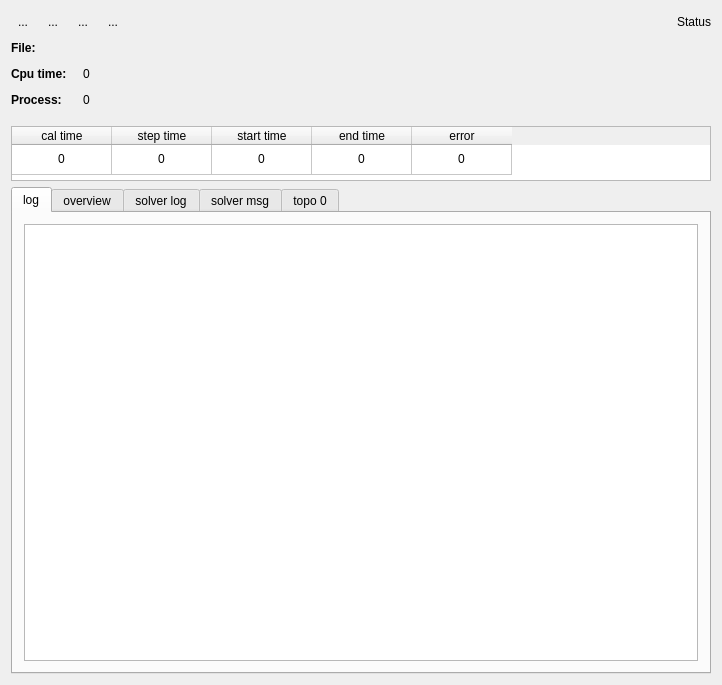
<?xml version="1.0" encoding="UTF-8"?>
<ui version="4.0">
 <class>SolverDialog</class>
 <widget class="QDialog" name="SolverDialog">
  <property name="geometry">
   <rect>
    <x>0</x>
    <y>0</y>
    <width>722</width>
    <height>685</height>
   </rect>
  </property>
  <property name="windowTitle">
   <string>INSIDES Solver</string>
  </property>
  <layout class="QVBoxLayout" name="verticalLayout_2">
   <item>
    <layout class="QHBoxLayout" name="horizontalLayout">
     <item>
      <widget class="QToolButton" name="btnOpen">
       <property name="text">
        <string>...</string>
       </property>
       <property name="icon">
        <iconset resource="solverapp.qrc">
         <normaloff>:/resources/b002.png</normaloff>:/resources/b002.png</iconset>
       </property>
       <property name="iconSize">
        <size>
         <width>32</width>
         <height>32</height>
        </size>
       </property>
       <property name="autoRaise">
        <bool>true</bool>
       </property>
      </widget>
     </item>
     <item>
      <widget class="QToolButton" name="btnStart">
       <property name="text">
        <string>...</string>
       </property>
       <property name="icon">
        <iconset resource="solverapp.qrc">
         <normaloff>:/resources/b003.png</normaloff>:/resources/b003.png</iconset>
       </property>
       <property name="iconSize">
        <size>
         <width>32</width>
         <height>32</height>
        </size>
       </property>
       <property name="autoRaise">
        <bool>true</bool>
       </property>
      </widget>
     </item>
     <item>
      <widget class="QToolButton" name="btnPause">
       <property name="text">
        <string>...</string>
       </property>
       <property name="icon">
        <iconset resource="solverapp.qrc">
         <normaloff>:/resources/b004.png</normaloff>:/resources/b004.png</iconset>
       </property>
       <property name="iconSize">
        <size>
         <width>32</width>
         <height>32</height>
        </size>
       </property>
       <property name="autoRaise">
        <bool>true</bool>
       </property>
      </widget>
     </item>
     <item>
      <widget class="QToolButton" name="btnStop">
       <property name="text">
        <string>...</string>
       </property>
       <property name="icon">
        <iconset resource="solverapp.qrc">
         <normaloff>:/resources/b006.png</normaloff>:/resources/b006.png</iconset>
       </property>
       <property name="iconSize">
        <size>
         <width>32</width>
         <height>32</height>
        </size>
       </property>
       <property name="autoRaise">
        <bool>true</bool>
       </property>
      </widget>
     </item>
     <item>
      <spacer name="horizontalSpacer_6">
       <property name="orientation">
        <enum>Qt::Horizontal</enum>
       </property>
       <property name="sizeHint" stdset="0">
        <size>
         <width>40</width>
         <height>20</height>
        </size>
       </property>
      </spacer>
     </item>
     <item>
      <widget class="QLabel" name="statusLabel">
       <property name="text">
        <string>Status</string>
       </property>
      </widget>
     </item>
    </layout>
   </item>
   <item>
    <layout class="QGridLayout" name="gridLayout">
     <item row="0" column="0">
      <widget class="QLabel" name="label_5">
       <property name="font">
        <font>
         <weight>75</weight>
         <bold>true</bold>
        </font>
       </property>
       <property name="text">
        <string>File:     </string>
       </property>
      </widget>
     </item>
     <item row="0" column="1">
      <widget class="QLabel" name="fileValue">
       <property name="text">
        <string/>
       </property>
      </widget>
     </item>
     <item row="0" column="2">
      <spacer name="horizontalSpacer_5">
       <property name="orientation">
        <enum>Qt::Horizontal</enum>
       </property>
       <property name="sizeHint" stdset="0">
        <size>
         <width>40</width>
         <height>20</height>
        </size>
       </property>
      </spacer>
     </item>
     <item row="1" column="0">
      <widget class="QLabel" name="label_2">
       <property name="font">
        <font>
         <weight>75</weight>
         <bold>true</bold>
        </font>
       </property>
       <property name="text">
        <string>Cpu time:   </string>
       </property>
      </widget>
     </item>
     <item row="1" column="1">
      <widget class="QLabel" name="cpuTimeValue">
       <property name="text">
        <string>0</string>
       </property>
      </widget>
     </item>
     <item row="1" column="2">
      <spacer name="horizontalSpacer_2">
       <property name="orientation">
        <enum>Qt::Horizontal</enum>
       </property>
       <property name="sizeHint" stdset="0">
        <size>
         <width>40</width>
         <height>20</height>
        </size>
       </property>
      </spacer>
     </item>
     <item row="2" column="0">
      <widget class="QLabel" name="label_4">
       <property name="font">
        <font>
         <weight>75</weight>
         <bold>true</bold>
        </font>
       </property>
       <property name="text">
        <string>Process:    </string>
       </property>
      </widget>
     </item>
     <item row="2" column="1">
      <widget class="QLabel" name="processValue">
       <property name="text">
        <string>0</string>
       </property>
      </widget>
     </item>
     <item row="2" column="2">
      <spacer name="horizontalSpacer_3">
       <property name="orientation">
        <enum>Qt::Horizontal</enum>
       </property>
       <property name="sizeHint" stdset="0">
        <size>
         <width>40</width>
         <height>20</height>
        </size>
       </property>
      </spacer>
     </item>
    </layout>
   </item>
   <item>
    <spacer name="verticalSpacer">
     <property name="orientation">
      <enum>Qt::Vertical</enum>
     </property>
     <property name="sizeType">
      <enum>QSizePolicy::Fixed</enum>
     </property>
     <property name="sizeHint" stdset="0">
      <size>
       <width>20</width>
       <height>10</height>
      </size>
     </property>
    </spacer>
   </item>
   <item>
    <widget class="QTableWidget" name="tableWidget">
     <property name="maximumSize">
      <size>
       <width>16777215</width>
       <height>55</height>
      </size>
     </property>
     <attribute name="verticalHeaderVisible">
      <bool>false</bool>
     </attribute>
     <row>
      <property name="text">
       <string>value</string>
      </property>
     </row>
     <column>
      <property name="text">
       <string>cal time</string>
      </property>
      <property name="textAlignment">
       <set>AlignHCenter|AlignVCenter|AlignCenter</set>
      </property>
     </column>
     <column>
      <property name="text">
       <string>step time</string>
      </property>
      <property name="textAlignment">
       <set>AlignHCenter|AlignVCenter|AlignCenter</set>
      </property>
     </column>
     <column>
      <property name="text">
       <string>start time</string>
      </property>
      <property name="textAlignment">
       <set>AlignHCenter|AlignVCenter|AlignCenter</set>
      </property>
     </column>
     <column>
      <property name="text">
       <string>end time</string>
      </property>
      <property name="textAlignment">
       <set>AlignHCenter|AlignVCenter|AlignCenter</set>
      </property>
     </column>
     <column>
      <property name="text">
       <string>error</string>
      </property>
      <property name="textAlignment">
       <set>AlignHCenter|AlignVCenter|AlignCenter</set>
      </property>
     </column>
     <item row="0" column="0">
      <property name="text">
       <string>0</string>
      </property>
      <property name="textAlignment">
       <set>AlignHCenter|AlignVCenter|AlignCenter</set>
      </property>
     </item>
     <item row="0" column="1">
      <property name="text">
       <string>0</string>
      </property>
      <property name="textAlignment">
       <set>AlignHCenter|AlignVCenter|AlignCenter</set>
      </property>
     </item>
     <item row="0" column="2">
      <property name="text">
       <string>0</string>
      </property>
      <property name="textAlignment">
       <set>AlignHCenter|AlignVCenter|AlignCenter</set>
      </property>
     </item>
     <item row="0" column="3">
      <property name="text">
       <string>0</string>
      </property>
      <property name="textAlignment">
       <set>AlignHCenter|AlignVCenter|AlignCenter</set>
      </property>
     </item>
     <item row="0" column="4">
      <property name="text">
       <string>0</string>
      </property>
      <property name="textAlignment">
       <set>AlignHCenter|AlignVCenter|AlignCenter</set>
      </property>
     </item>
    </widget>
   </item>
   <item>
    <widget class="QTabWidget" name="tabWidget">
     <property name="currentIndex">
      <number>0</number>
     </property>
     <widget class="QWidget" name="logTab">
      <attribute name="title">
       <string>log</string>
      </attribute>
      <layout class="QVBoxLayout" name="verticalLayout">
       <item>
        <widget class="QTextEdit" name="logsTextEdit">
         <property name="readOnly">
          <bool>true</bool>
         </property>
        </widget>
       </item>
      </layout>
     </widget>
     <widget class="QWidget" name="overViewTab">
      <attribute name="title">
       <string>overview</string>
      </attribute>
      <layout class="QVBoxLayout" name="verticalLayout_3">
       <item>
        <widget class="QTextEdit" name="overTextEdit">
         <property name="readOnly">
          <bool>true</bool>
         </property>
        </widget>
       </item>
      </layout>
     </widget>
     <widget class="QWidget" name="solverLogTab">
      <attribute name="title">
       <string>solver log</string>
      </attribute>
      <layout class="QVBoxLayout" name="verticalLayout_4">
       <item>
        <widget class="QTextEdit" name="logTextEdit">
         <property name="readOnly">
          <bool>true</bool>
         </property>
        </widget>
       </item>
      </layout>
     </widget>
     <widget class="QWidget" name="solverMsgTab">
      <attribute name="title">
       <string>solver msg</string>
      </attribute>
      <layout class="QVBoxLayout" name="verticalLayout_5">
       <item>
        <widget class="QTextEdit" name="msgTextEdit">
         <property name="readOnly">
          <bool>true</bool>
         </property>
        </widget>
       </item>
      </layout>
     </widget>
     <widget class="QWidget" name="topo0Tab">
      <attribute name="title">
       <string>topo 0</string>
      </attribute>
      <layout class="QVBoxLayout" name="verticalLayout_6">
       <item>
        <widget class="QTextEdit" name="topoTextEdit">
         <property name="readOnly">
          <bool>true</bool>
         </property>
        </widget>
       </item>
      </layout>
     </widget>
    </widget>
   </item>
  </layout>
 </widget>
 <layoutdefault spacing="6" margin="11"/>
 <resources>
  <include location="solverapp.qrc"/>
 </resources>
 <connections>
  <connection>
   <sender>btnOpen</sender>
   <signal>clicked()</signal>
   <receiver>SolverDialog</receiver>
   <slot>onOpen()</slot>
   <hints>
    <hint type="sourcelabel">
     <x>20</x>
     <y>29</y>
    </hint>
    <hint type="destinationlabel">
     <x>55</x>
     <y>-9</y>
    </hint>
   </hints>
  </connection>
  <connection>
   <sender>btnStart</sender>
   <signal>clicked()</signal>
   <receiver>SolverDialog</receiver>
   <slot>onStart()</slot>
   <hints>
    <hint type="sourcelabel">
     <x>73</x>
     <y>19</y>
    </hint>
    <hint type="destinationlabel">
     <x>132</x>
     <y>-9</y>
    </hint>
   </hints>
  </connection>
  <connection>
   <sender>btnPause</sender>
   <signal>clicked()</signal>
   <receiver>SolverDialog</receiver>
   <slot>onPauseOrRestart()</slot>
   <hints>
    <hint type="sourcelabel">
     <x>116</x>
     <y>33</y>
    </hint>
    <hint type="destinationlabel">
     <x>201</x>
     <y>-7</y>
    </hint>
   </hints>
  </connection>
  <connection>
   <sender>btnStop</sender>
   <signal>clicked()</signal>
   <receiver>SolverDialog</receiver>
   <slot>onStop()</slot>
   <hints>
    <hint type="sourcelabel">
     <x>162</x>
     <y>32</y>
    </hint>
    <hint type="destinationlabel">
     <x>354</x>
     <y>-8</y>
    </hint>
   </hints>
  </connection>
 </connections>
 <slots>
  <slot>onStart()</slot>
  <slot>onRestart()</slot>
  <slot>onStop()</slot>
  <slot>onOpen()</slot>
  <slot>onPauseOrRestart()</slot>
 </slots>
</ui>
